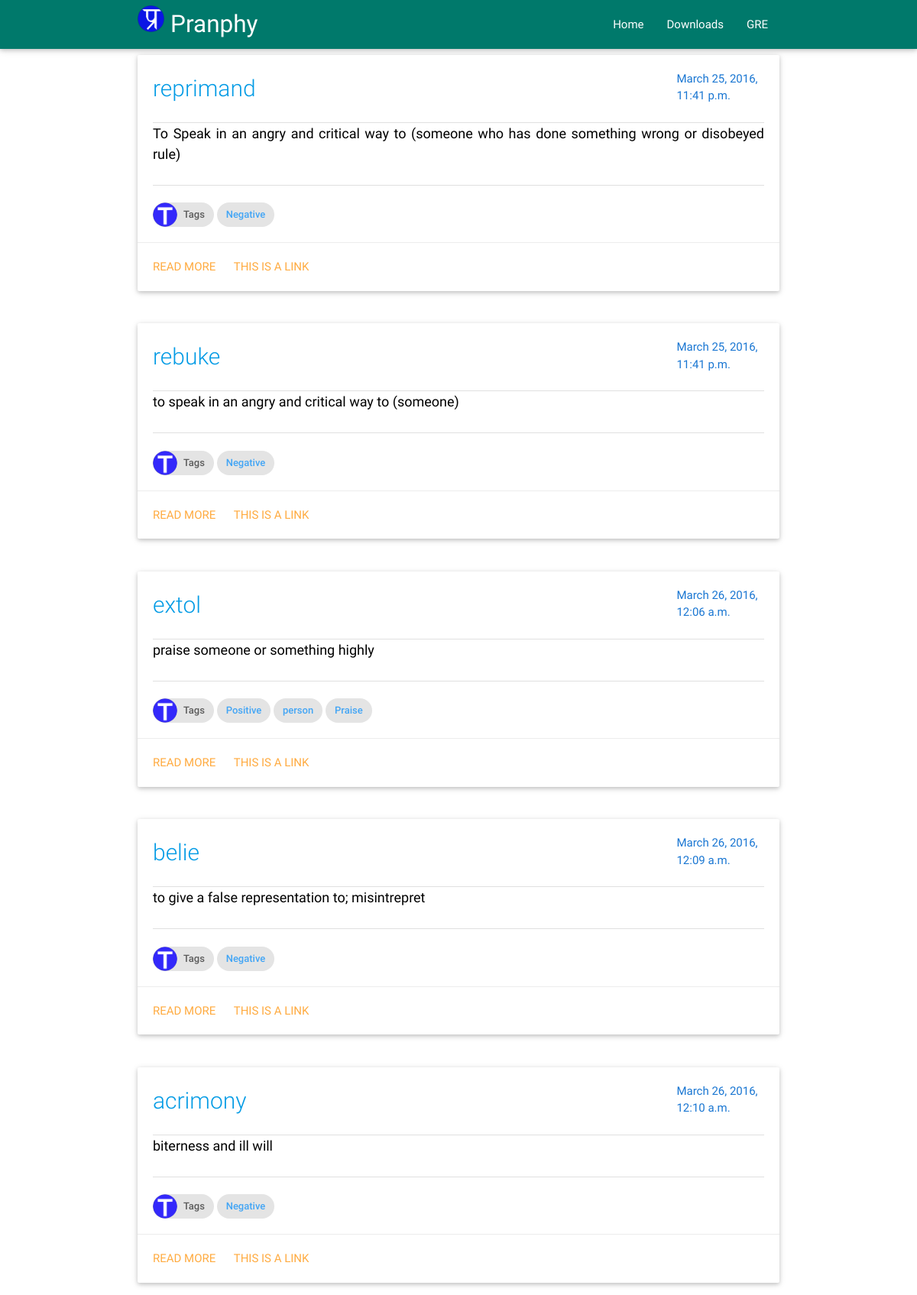
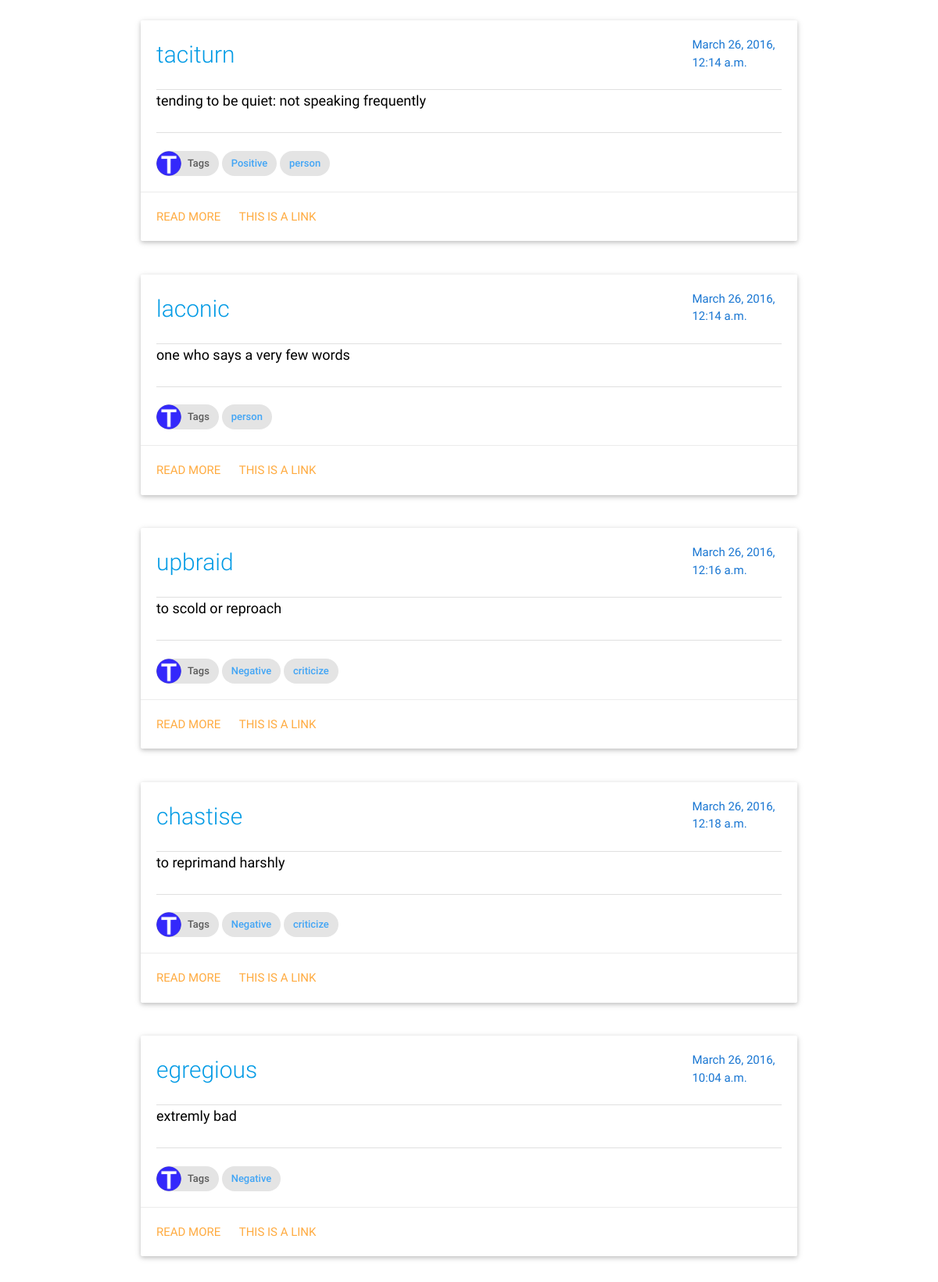
The app's page /gre/ (upper part) with its own data (2 pictures, top to bottom).
### gre/models.py (models this page shows, shortened)
class Vocab(models.Model):
    word = models.CharField(max_length=25,unique=True)
    meaning = models.CharField(max_length=250)
    sentences = models.TextField();
    createdate = models.DateTimeField(auto_now_add=True)
    updatedate = models.DateTimeField(auto_now=True)
    category = models.ManyToManyField('Tag',blank=False)
    synonym = models.ManyToManyField('Vocab',  blank=True, related_name="%(app_label)s_%(class)s_related_synonym")
    antonym = models.ManyToManyField('Vocab',  blank=True, related_name="%(app_label)s_%(class)s_related_antonym")
    seealso = models.ManyToManyField('Vocab',  blank=True, related_name="%(app_label)s_%(class)s_related_see_also" )

class Tag(models.Model):
    tagname = models.CharField(max_length=200,unique=True)
    def __str__(self):
        return self.tagname

### gre/views.py (the view)
def index(request):
    allword= Vocab.objects.all()
    template = loader.get_template('gre/index.html')
    Repeat = [1,2]
    context   = {
        'Repeat' : Repeat,
        'allword' : allword,
    }
    return HttpResponse(template.render(context,request))

### gre/templates/gre/index.html (shortened to what this page needs)
{%extends "base.html" %}
{%load staticfiles %}
{%load BlogExtras %}
{%block bodycontent %}
{%block full-card %}
<div class="container">
{% for word in allword %}
<div class="row">
    <div class="col l12 s12 m12">
      <div class="card ">
        <div class="card-content black-text">
          <div class="row">
              <div class="col s7 m8 l10">
                  <span class="card-title teal-text text-darken-3" style="font-size: 2em">
                      <a href="{% url 'meaning' word.word %}">{{word.word}}</a>
                  </span>
              </div>
              <div class="col s5 m4  l2">
                  <span class="blue-text text-darken-2" style="text-align: right;">{{word.createdate}}</span>
              </div>
            </div>
            <div class="divider"></div>
            <div class="content" style="text-align: justify; font-size: 1.2em">
            <p>
                {{word.meaning}}<br/>
                {{word.sentence}}<br/>
            </p>
          </div>
          <div class="divider"></div>
          <br/>
          <div class="chip">
                <img src="{%static 'images/capital-t.png'%}" alt="Tags">
                Tags
          </div>
          {%for tag in word.category.all %}
          <a href="{% url 'tag' tag %}"><div class="chip blue-text text-lighten-1">{{tag}}</div></a>
          {%endfor %}
        </div>
        <div class="card-action">
            <a href="{% url 'meaning' word.word %}">read more</a>
          <a href="#">This is a link</a>
        </div>
      </div>
    </div>
</div>
{% endfor %}
</div>
{%endblock full-card%}
{%endblock bodycontent %}

### records on screen
Vocab: word "reprimand", createdate "March 25, 2016, 11:41 p.m.", meaning "To Speak in an angry and critical way to (someone who has done something wrong or disobeyed rule)"
Tag: tagname "Negative"
Vocab: word "rebuke", createdate "March 25, 2016, 11:41 p.m.", meaning "to speak in an angry and critical way to (someone)"
Vocab: word "extol", createdate "March 26, 2016, 12:06 a.m.", meaning "praise someone or something highly"
Tag: tagname "Positive"
Tag: tagname "person"
Tag: tagname "Praise"
Vocab: word "belie", createdate "March 26, 2016, 12:09 a.m.", meaning "to give a false representation to; misintrepret"
Vocab: word "acrimony", createdate "March 26, 2016, 12:10 a.m.", meaning "biterness and ill will"
Vocab: word "taciturn", createdate "March 26, 2016, 12:14 a.m.", meaning "tending to be quiet: not speaking frequently"
Vocab: word "laconic", createdate "March 26, 2016, 12:14 a.m.", meaning "one who says a very few words"
Vocab: word "upbraid", createdate "March 26, 2016, 12:16 a.m.", meaning "to scold or reproach"
Tag: tagname "criticize"
Vocab: word "chastise", createdate "March 26, 2016, 12:18 a.m.", meaning "to reprimand harshly"
Vocab: word "egregious", createdate "March 26, 2016, 10:04 a.m.", meaning "extremly bad"
